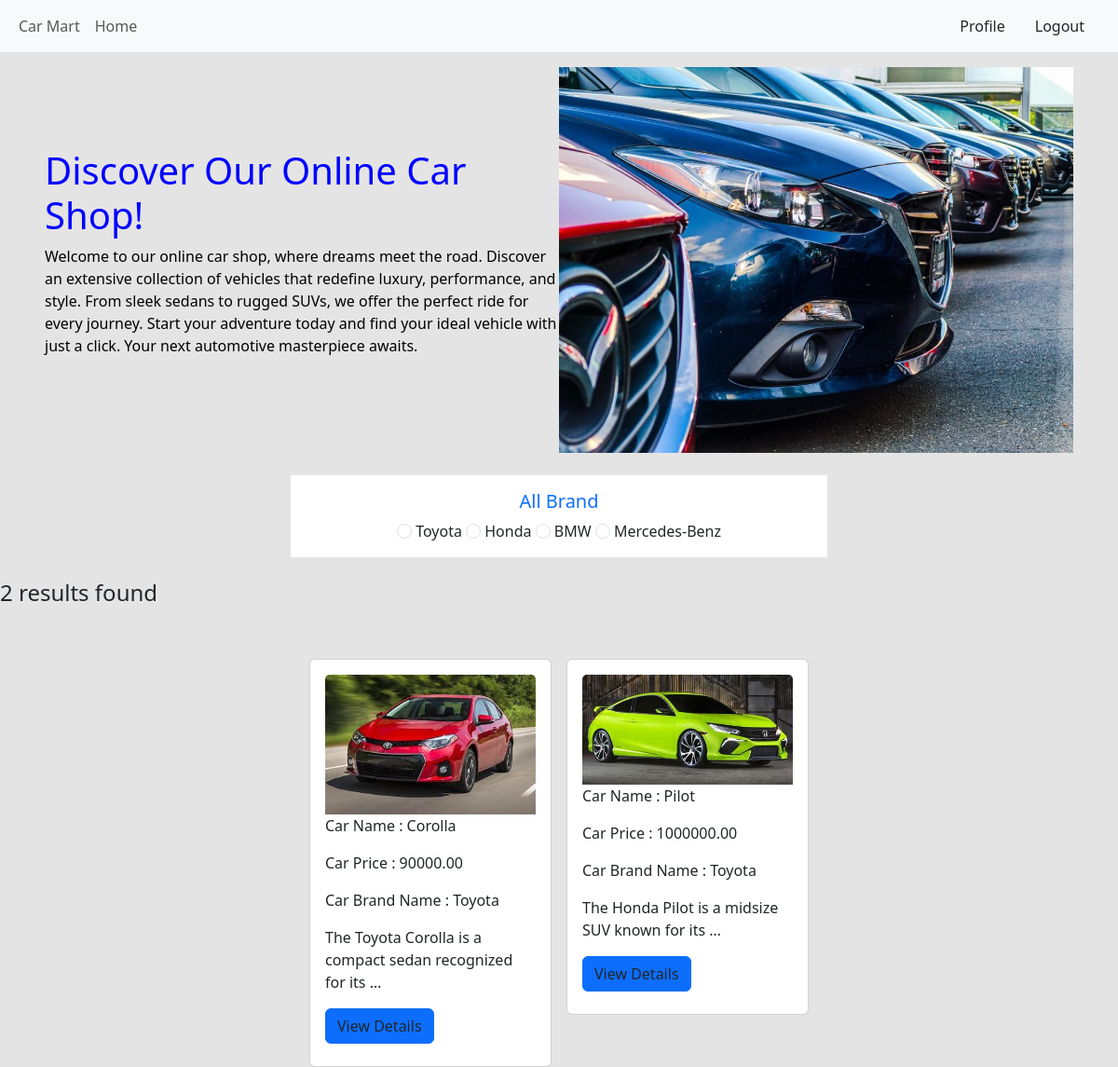
/category/toyota/ (signed in), run on the app's committed database.
### car_brand/models.py (models this page shows, shortened)
class Brand(models.Model):
    name = models.CharField(max_length=100)
    slug=models.SlugField(max_length=100,unique=True,null=True,blank=True)

### car_model/models.py (models this page shows, shortened)
class Car(models.Model):
    brand = models.ForeignKey(Brand, on_delete=models.CASCADE, related_name='cars')
    name = models.CharField(max_length=100)
    description = models.TextField()
    quantity = models.IntegerField(default=0)
    price = models.DecimalField(max_digits=10, decimal_places=2)
    image = models.ImageField(upload_to='car_model/media/uploads/', blank = True, null = True)

### car_sales/views.py (the view)
# urls.py: path('', views.home,name='home'),
def home(request,category_slug= None): # initially dhore nicchi je category_slug None thakbe karon hocche user first time home page e asle se normal page dekhbe, se filter korte chaile category te click korlei sei category er slug ta capture korbo ar seta tokhn ar None thakbe na
    data =  Car.objects.all() # sob post gula ke niye aslam
    if category_slug is not None: # ekhn category slug jodi None na hoy tar mane sekhane value ache
        brand = Brand.objects.get(slug=category_slug) # slug je field model e likhechilam seta = amader category slug kore dilam taile ekhn kon category er slug sei category object peye jabo
        data =  Car.objects.filter(brand=brand) # post er category te category object bosiye filter korlam, ager data er sathe overright hoye jabe
    categories = Brand.objects.all() # sob category dekhabo
    return render(request, 'home.html', {'data' : data, 'category' : categories})

### templates/home.html (shortened to what this page needs)
{% extends "base.html" %}
{% load static %}
{% block content %}
<div class="d-flex flex-wrap px-5 pt-3 align-items-center">
    <div class="col-6">
        <h1 class="c" style="color: blue;">Discover Our Online Car Shop!</h1>
        <p style="color:black;">Welcome to our online car shop, where dreams meet the road. Discover an extensive collection of vehicles that redefine luxury, performance, and style. From sleek sedans to rugged SUVs, we offer the perfect ride for every journey. Start your adventure today and find your ideal vehicle with just a click. Your next automotive masterpiece awaits.</p>
      </div>
    <div class="col-6">
        <img src="{% static 'car.jpg' %}" style="max-width: 100%; height: auto;" />
      </div>
  </div>
  <div class="d-flex flex-wrap justify-content-center p-4">
    <div class=" col-6 bg-white text-center p-3" >
      <h5 class='text-primary'>All Brand</h5>
    {% for cat in category %}
      <input class="form-check-input" type="radio" name="category" id=" {{cat.name}}">
      <label class="form-check-label" for=" {{cat.name}}">
        <a href="{% url 'category_wise_post' cat.slug %}"  class="text-decoration-none nav-link btn btn-warning text-dark">{{cat.name}}</a>
      </label>
    {% endfor %}
  </div>
  </div>
<div>
    <h4>{{data | length}} results found</h4>
    <div class="d-flex d-wrap justify-content-center pt-5 mx-5">
      {% for car in data %}
      <div class="col-sm-3 ">
        <div class="card mx-2">
          <div class="card-body">
            <img src="{{car.image.url}}" class="card-img-top" alt="...">
            <p> Car Name : {{car.name}}
            <p> Car Price : {{car.price}}
            <p> Car Brand Name : {{car.brand.name}}
              <p>{{car.description |truncatewords:10}}</p>
              <h5><a href="{% url 'detail_post' car.id %}" class="btn btn-primary text-decoration-none text-dark">View Details</a></h5>
          </div>
        </div>
      </div>
      {% endfor %}
    </div>
    </div>
{% endblock %}

### data on the page
Brand: name "Toyota"
Brand: name "Honda"
Brand: name "BMW"
Brand: name "Mercedes-Benz"
Car: image (picture), name "Corolla", price "90000.00", brand.name "Toyota", description "The Toyota Corolla is a compact sedan recognized for its …"
Car: image (picture), name "Pilot", price "1000000.00", brand.name "Toyota", description "The Honda Pilot is a midsize SUV known for its …"

### other printed values
{{ data | length }} "2"
